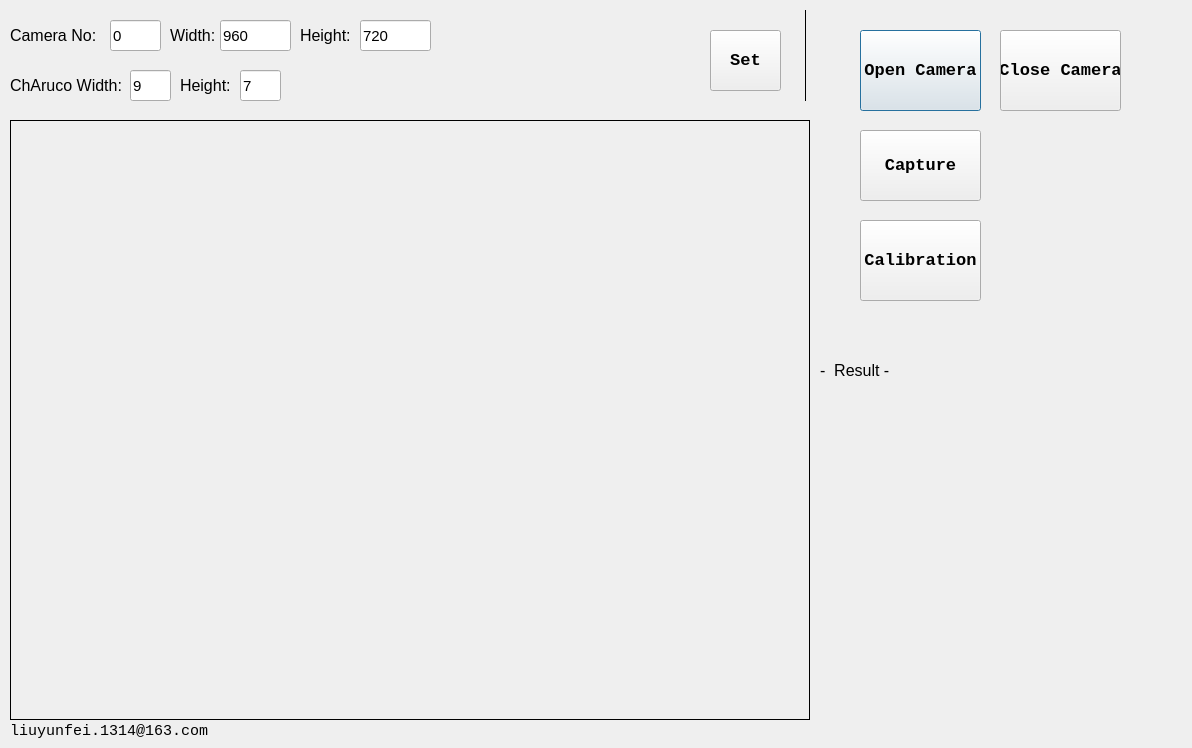
<?xml version="1.0" encoding="UTF-8"?>
<ui version="4.0">
 <class>Dialog</class>
 <widget class="QDialog" name="Dialog">
  <property name="geometry">
   <rect>
    <x>0</x>
    <y>0</y>
    <width>1192</width>
    <height>748</height>
   </rect>
  </property>
  <property name="windowTitle">
   <string>Dialog</string>
  </property>
  <widget class="QPushButton" name="open_camera_button">
   <property name="geometry">
    <rect>
     <x>860</x>
     <y>30</y>
     <width>121</width>
     <height>81</height>
    </rect>
   </property>
   <property name="font">
    <font>
     <family>Consolas</family>
     <pointsize>13</pointsize>
     <weight>75</weight>
     <bold>true</bold>
    </font>
   </property>
   <property name="text">
    <string>Open Camera</string>
   </property>
  </widget>
  <widget class="QLabel" name="image_label">
   <property name="geometry">
    <rect>
     <x>10</x>
     <y>120</y>
     <width>800</width>
     <height>600</height>
    </rect>
   </property>
   <property name="frameShape">
    <enum>QFrame::Box</enum>
   </property>
   <property name="text">
    <string/>
   </property>
  </widget>
  <widget class="QPushButton" name="capture_button">
   <property name="geometry">
    <rect>
     <x>860</x>
     <y>130</y>
     <width>121</width>
     <height>71</height>
    </rect>
   </property>
   <property name="font">
    <font>
     <family>Consolas</family>
     <pointsize>13</pointsize>
     <weight>75</weight>
     <bold>true</bold>
    </font>
   </property>
   <property name="text">
    <string>Capture</string>
   </property>
  </widget>
  <widget class="QLabel" name="label">
   <property name="geometry">
    <rect>
     <x>10</x>
     <y>720</y>
     <width>201</width>
     <height>21</height>
    </rect>
   </property>
   <property name="font">
    <font>
     <family>Consolas</family>
     <pointsize>11</pointsize>
    </font>
   </property>
   <property name="text">
    <string>liuyunfei.1314@163.com </string>
   </property>
  </widget>
  <widget class="QPushButton" name="close_camera_button">
   <property name="geometry">
    <rect>
     <x>1000</x>
     <y>30</y>
     <width>121</width>
     <height>81</height>
    </rect>
   </property>
   <property name="font">
    <font>
     <family>Consolas</family>
     <pointsize>13</pointsize>
     <weight>75</weight>
     <bold>true</bold>
    </font>
   </property>
   <property name="text">
    <string>Close Camera</string>
   </property>
  </widget>
  <widget class="QPushButton" name="cali_button">
   <property name="geometry">
    <rect>
     <x>860</x>
     <y>220</y>
     <width>121</width>
     <height>81</height>
    </rect>
   </property>
   <property name="font">
    <font>
     <family>Consolas</family>
     <pointsize>13</pointsize>
     <weight>75</weight>
     <bold>true</bold>
    </font>
   </property>
   <property name="text">
    <string>Calibration</string>
   </property>
  </widget>
  <widget class="QLabel" name="label_result">
   <property name="geometry">
    <rect>
     <x>820</x>
     <y>400</y>
     <width>361</width>
     <height>261</height>
    </rect>
   </property>
   <property name="font">
    <font>
     <family>Arial</family>
     <pointsize>11</pointsize>
    </font>
   </property>
   <property name="text">
    <string/>
   </property>
   <property name="alignment">
    <set>Qt::AlignLeading|Qt::AlignLeft|Qt::AlignTop</set>
   </property>
  </widget>
  <widget class="QLabel" name="label_3">
   <property name="geometry">
    <rect>
     <x>820</x>
     <y>350</y>
     <width>191</width>
     <height>41</height>
    </rect>
   </property>
   <property name="font">
    <font>
     <family>Arial</family>
     <pointsize>12</pointsize>
    </font>
   </property>
   <property name="text">
    <string>-  Result - </string>
   </property>
  </widget>
  <widget class="QLineEdit" name="lineEdit1">
   <property name="geometry">
    <rect>
     <x>110</x>
     <y>20</y>
     <width>51</width>
     <height>31</height>
    </rect>
   </property>
   <property name="font">
    <font>
     <family>Arial</family>
     <pointsize>11</pointsize>
    </font>
   </property>
   <property name="text">
    <string>0</string>
   </property>
  </widget>
  <widget class="QLabel" name="label_4">
   <property name="geometry">
    <rect>
     <x>10</x>
     <y>20</y>
     <width>111</width>
     <height>31</height>
    </rect>
   </property>
   <property name="font">
    <font>
     <family>Arial</family>
     <pointsize>12</pointsize>
    </font>
   </property>
   <property name="text">
    <string>Camera No:</string>
   </property>
  </widget>
  <widget class="QLabel" name="label_5">
   <property name="geometry">
    <rect>
     <x>170</x>
     <y>20</y>
     <width>111</width>
     <height>31</height>
    </rect>
   </property>
   <property name="font">
    <font>
     <family>Arial</family>
     <pointsize>12</pointsize>
    </font>
   </property>
   <property name="text">
    <string>Width:</string>
   </property>
  </widget>
  <widget class="QLineEdit" name="lineEdit2">
   <property name="geometry">
    <rect>
     <x>220</x>
     <y>20</y>
     <width>71</width>
     <height>31</height>
    </rect>
   </property>
   <property name="font">
    <font>
     <family>Arial</family>
     <pointsize>11</pointsize>
    </font>
   </property>
   <property name="text">
    <string>960</string>
   </property>
  </widget>
  <widget class="QLabel" name="label_6">
   <property name="geometry">
    <rect>
     <x>300</x>
     <y>20</y>
     <width>111</width>
     <height>31</height>
    </rect>
   </property>
   <property name="font">
    <font>
     <family>Arial</family>
     <pointsize>12</pointsize>
    </font>
   </property>
   <property name="text">
    <string>Height:</string>
   </property>
  </widget>
  <widget class="QLineEdit" name="lineEdit3">
   <property name="geometry">
    <rect>
     <x>360</x>
     <y>20</y>
     <width>71</width>
     <height>31</height>
    </rect>
   </property>
   <property name="font">
    <font>
     <family>Arial</family>
     <pointsize>11</pointsize>
    </font>
   </property>
   <property name="text">
    <string>720</string>
   </property>
  </widget>
  <widget class="QLabel" name="label_7">
   <property name="geometry">
    <rect>
     <x>10</x>
     <y>70</y>
     <width>111</width>
     <height>31</height>
    </rect>
   </property>
   <property name="font">
    <font>
     <family>Arial</family>
     <pointsize>12</pointsize>
    </font>
   </property>
   <property name="text">
    <string>ChAruco Width:</string>
   </property>
  </widget>
  <widget class="QLineEdit" name="lineEdit4">
   <property name="geometry">
    <rect>
     <x>130</x>
     <y>70</y>
     <width>41</width>
     <height>31</height>
    </rect>
   </property>
   <property name="font">
    <font>
     <family>Arial</family>
     <pointsize>11</pointsize>
    </font>
   </property>
   <property name="text">
    <string>9</string>
   </property>
  </widget>
  <widget class="QLabel" name="label_8">
   <property name="geometry">
    <rect>
     <x>180</x>
     <y>70</y>
     <width>111</width>
     <height>31</height>
    </rect>
   </property>
   <property name="font">
    <font>
     <family>Arial</family>
     <pointsize>12</pointsize>
    </font>
   </property>
   <property name="text">
    <string>Height:</string>
   </property>
  </widget>
  <widget class="QLineEdit" name="lineEdit5">
   <property name="geometry">
    <rect>
     <x>240</x>
     <y>70</y>
     <width>41</width>
     <height>31</height>
    </rect>
   </property>
   <property name="font">
    <font>
     <family>Arial</family>
     <pointsize>11</pointsize>
    </font>
   </property>
   <property name="text">
    <string>7</string>
   </property>
  </widget>
  <widget class="QPushButton" name="set_button">
   <property name="geometry">
    <rect>
     <x>710</x>
     <y>30</y>
     <width>71</width>
     <height>61</height>
    </rect>
   </property>
   <property name="font">
    <font>
     <family>Consolas</family>
     <pointsize>13</pointsize>
     <weight>75</weight>
     <bold>true</bold>
    </font>
   </property>
   <property name="text">
    <string>Set</string>
   </property>
  </widget>
  <widget class="QLabel" name="label_9">
   <property name="geometry">
    <rect>
     <x>780</x>
     <y>10</y>
     <width>51</width>
     <height>91</height>
    </rect>
   </property>
   <property name="font">
    <font>
     <family>Arial</family>
     <pointsize>12</pointsize>
    </font>
   </property>
   <property name="frameShape">
    <enum>QFrame::VLine</enum>
   </property>
   <property name="text">
    <string/>
   </property>
  </widget>
 </widget>
 <resources/>
 <connections/>
</ui>
